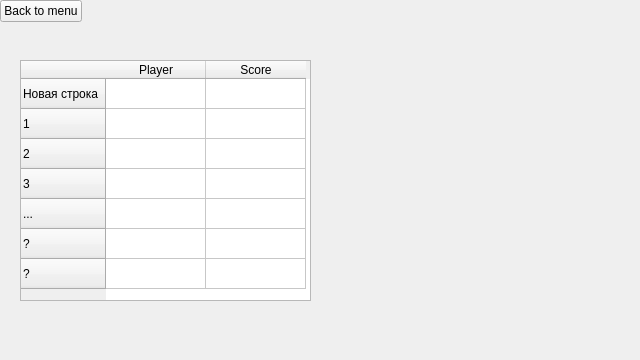
<?xml version="1.0" encoding="UTF-8"?>
<ui version="4.0">
 <class>wiget_highscores</class>
 <widget class="QWidget" name="wiget_highscores">
  <property name="geometry">
   <rect>
    <x>0</x>
    <y>0</y>
    <width>640</width>
    <height>360</height>
   </rect>
  </property>
  <widget class="QTableWidget" name="tableWidget">
   <property name="geometry">
    <rect>
     <x>20</x>
     <y>60</y>
     <width>291</width>
     <height>241</height>
    </rect>
   </property>
   <row>
    <property name="text">
     <string>Новая строка</string>
    </property>
   </row>
   <row>
    <property name="text">
     <string>1</string>
    </property>
   </row>
   <row>
    <property name="text">
     <string>2</string>
    </property>
   </row>
   <row>
    <property name="text">
     <string>3</string>
    </property>
   </row>
   <row>
    <property name="text">
     <string>...</string>
    </property>
   </row>
   <row>
    <property name="text">
     <string>?</string>
    </property>
   </row>
   <row>
    <property name="text">
     <string>?</string>
    </property>
   </row>
   <column>
    <property name="text">
     <string>Player</string>
    </property>
   </column>
   <column>
    <property name="text">
     <string>Score</string>
    </property>
   </column>
  </widget>
  <widget class="QPushButton" name="pushButton">
   <property name="text">
    <string>Back to menu</string>
   </property>
  </widget>
 </widget>
 <resources/>
 <connections/>
</ui>
